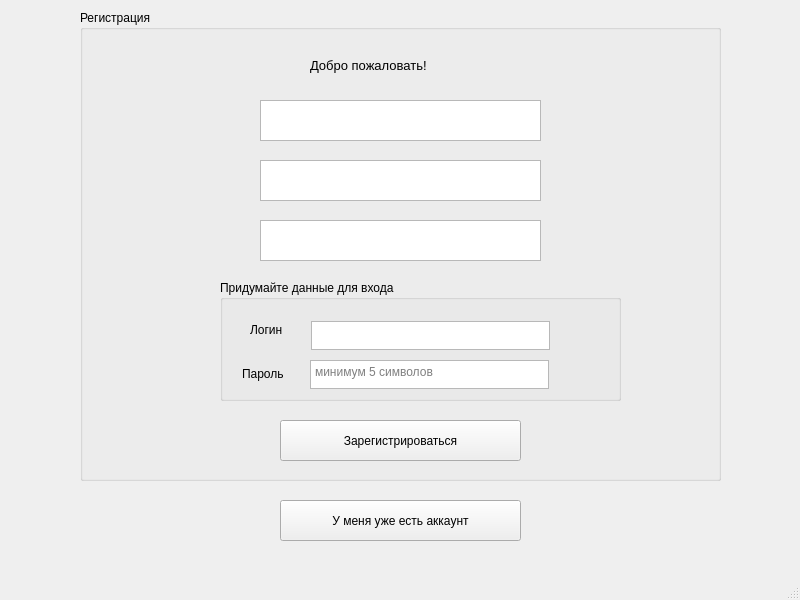
<?xml version="1.0" encoding="UTF-8"?>
<ui version="4.0">
 <class>MainWindow</class>
 <widget class="QMainWindow" name="MainWindow">
  <property name="geometry">
   <rect>
    <x>0</x>
    <y>0</y>
    <width>800</width>
    <height>600</height>
   </rect>
  </property>
  <property name="windowTitle">
   <string>MainWindow</string>
  </property>
  <widget class="QWidget" name="centralwidget">
   <widget class="QGroupBox" name="groupBox">
    <property name="geometry">
     <rect>
      <x>80</x>
      <y>10</y>
      <width>641</width>
      <height>471</height>
     </rect>
    </property>
    <property name="title">
     <string>Регистрация</string>
    </property>
    <widget class="QPlainTextEdit" name="name">
     <property name="geometry">
      <rect>
       <x>180</x>
       <y>90</y>
       <width>281</width>
       <height>41</height>
      </rect>
     </property>
     <property name="plainText">
      <string/>
     </property>
     <property name="placeholderText">
      <string>Имя</string>
     </property>
    </widget>
    <widget class="QLabel" name="label">
     <property name="geometry">
      <rect>
       <x>230</x>
       <y>30</y>
       <width>181</width>
       <height>51</height>
      </rect>
     </property>
     <property name="font">
      <font>
       <pointsize>10</pointsize>
      </font>
     </property>
     <property name="text">
      <string>Добро пожаловать!</string>
     </property>
    </widget>
    <widget class="QPlainTextEdit" name="last_name">
     <property name="geometry">
      <rect>
       <x>180</x>
       <y>150</y>
       <width>281</width>
       <height>41</height>
      </rect>
     </property>
     <property name="plainText">
      <string/>
     </property>
     <property name="placeholderText">
      <string>Фамилия</string>
     </property>
    </widget>
    <widget class="QGroupBox" name="groupBox_2">
     <property name="geometry">
      <rect>
       <x>140</x>
       <y>270</y>
       <width>401</width>
       <height>121</height>
      </rect>
     </property>
     <property name="title">
      <string>Придумайте данные для входа</string>
     </property>
     <widget class="QLabel" name="label_2">
      <property name="geometry">
       <rect>
        <x>30</x>
        <y>40</y>
        <width>43</width>
        <height>20</height>
       </rect>
      </property>
      <property name="text">
       <string>Логин</string>
      </property>
     </widget>
     <widget class="QPlainTextEdit" name="login">
      <property name="geometry">
       <rect>
        <x>91</x>
        <y>41</y>
        <width>239</width>
        <height>29</height>
       </rect>
      </property>
     </widget>
     <widget class="QLabel" name="label_3">
      <property name="geometry">
       <rect>
        <x>22</x>
        <y>78</y>
        <width>61</width>
        <height>31</height>
       </rect>
      </property>
      <property name="text">
       <string>Пароль</string>
      </property>
     </widget>
     <widget class="QPlainTextEdit" name="pass">
      <property name="geometry">
       <rect>
        <x>90</x>
        <y>80</y>
        <width>239</width>
        <height>29</height>
       </rect>
      </property>
      <property name="placeholderText">
       <string>минимум 5 символов</string>
      </property>
     </widget>
    </widget>
    <widget class="QPushButton" name="pushButton">
     <property name="geometry">
      <rect>
       <x>200</x>
       <y>410</y>
       <width>241</width>
       <height>41</height>
      </rect>
     </property>
     <property name="text">
      <string>Зарегистрироваться</string>
     </property>
    </widget>
    <widget class="QPlainTextEdit" name="number">
     <property name="geometry">
      <rect>
       <x>180</x>
       <y>210</y>
       <width>281</width>
       <height>41</height>
      </rect>
     </property>
     <property name="plainText">
      <string/>
     </property>
     <property name="placeholderText">
      <string>Номер телефона</string>
     </property>
    </widget>
   </widget>
   <widget class="QPushButton" name="pushButton_2">
    <property name="geometry">
     <rect>
      <x>280</x>
      <y>500</y>
      <width>241</width>
      <height>41</height>
     </rect>
    </property>
    <property name="text">
     <string>У меня уже есть аккаунт</string>
    </property>
   </widget>
  </widget>
  <widget class="QMenuBar" name="menubar">
   <property name="geometry">
    <rect>
     <x>0</x>
     <y>0</y>
     <width>800</width>
     <height>25</height>
    </rect>
   </property>
  </widget>
  <widget class="QStatusBar" name="statusbar"/>
 </widget>
 <resources/>
 <connections/>
</ui>
